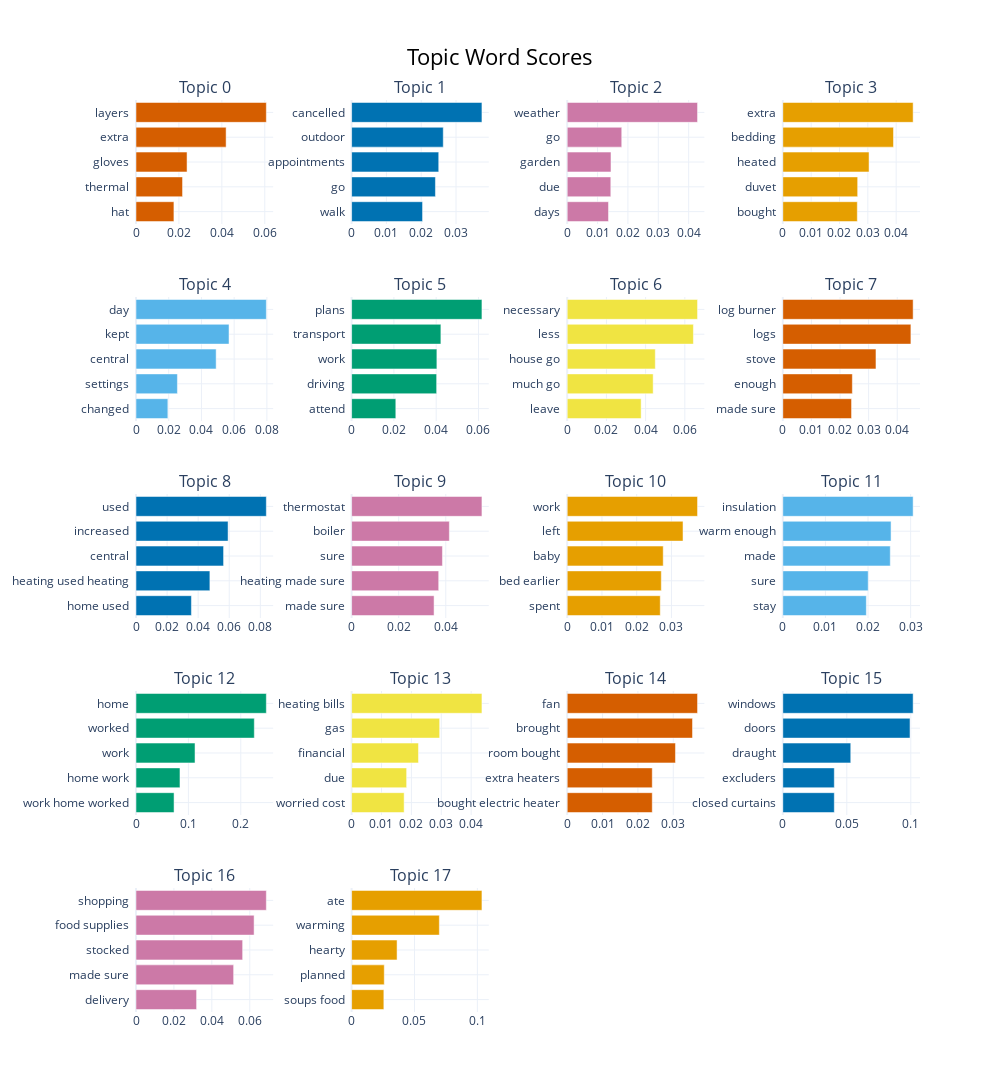

Notebook source saved alongside this figure:
### Code cell
number_of_topics = len(BERT_model.get_topic_info())
fig = BERT_model.visualize_barchart(top_n_topics=number_of_topics)
fig

### Figure 1 — Plotly figure (JSON) as saved in the notebook; plotly's stock layout.template omitted (floating-point values rounded to 4 significant figures)
{"data": [{"marker": {"color": "#D55E00"}, "orientation": "h", "type": "bar", "x": [0.01767, 0.02168, 0.02378, 0.04198, 0.06073], "xaxis": "x", "y": ["hat  ", "thermal  ", "gloves  ", "extra  ", "layers  "], "yaxis": "y"}, {"marker": {"color": "#0072B2"}, "orientation": "h", "type": "bar", "x": [0.02039, 0.02409, 0.02504, 0.02634, 0.03745], "xaxis": "x2", "y": ["walk  ", "go  ", "appointments  ", "outdoor  ", "cancelled  "], "yaxis": "y2"}, {"marker": {"color": "#CC79A7"}, "orientation": "h", "type": "bar", "x": [0.0136, 0.01436, 0.01442, 0.01796, 0.04292], "xaxis": "x3", "y": ["days  ", "due  ", "garden  ", "go  ", "weather  "], "yaxis": "y3"}, {"marker": {"color": "#E69F00"}, "orientation": "h", "type": "bar", "x": [0.02629, 0.02642, 0.03043, 0.03906, 0.04599], "xaxis": "x4", "y": ["bought  ", "duvet  ", "heated  ", "bedding  ", "extra  "], "yaxis": "y4"}, {"marker": {"color": "#56B4E9"}, "orientation": "h", "type": "bar", "x": [0.01948, 0.02532, 0.04899, 0.05685, 0.07966], "xaxis": "x5", "y": ["changed  ", "settings  ", "central  ", "kept  ", "day  "], "yaxis": "y5"}, {"marker": {"color": "#009E73"}, "orientation": "h", "type": "bar", "x": [0.02091, 0.04022, 0.04033, 0.04223, 0.06164], "xaxis": "x6", "y": ["attend  ", "driving  ", "work  ", "transport  ", "plans  "], "yaxis": "y6"}, {"marker": {"color": "#F0E442"}, "orientation": "h", "type": "bar", "x": [0.03771, 0.04385, 0.04494, 0.06438, 0.06649], "xaxis": "x7", "y": ["leave  ", "much go  ", "house go  ", "less  ", "necessary  "], "yaxis": "y7"}, {"marker": {"color": "#D55E00"}, "orientation": "h", "type": "bar", "x": [0.02403, 0.02431, 0.03257, 0.04478, 0.04556], "xaxis": "x8", "y": ["made sure  ", "enough  ", "stove  ", "logs  ", "log burner  "], "yaxis": "y8"}, {"marker": {"color": "#0072B2"}, "orientation": "h", "type": "bar", "x": [0.03566, 0.04755, 0.05635, 0.05925, 0.08387], "xaxis": "x9", "y": ["home used  ", "heating used heating  ", "central  ", "increased  ", "used  "], "yaxis": "y9"}, {"marker": {"color": "#CC79A7"}, "orientation": "h", "type": "bar", "x": [0.03503, 0.03699, 0.03858, 0.04152, 0.05536], "xaxis": "x10", "y": ["made sure  ", "heating made sure  ", "sure  ", "boiler  ", "thermostat  "], "yaxis": "y10"}, {"marker": {"color": "#E69F00"}, "orientation": "h", "type": "bar", "x": [0.02678, 0.02708, 0.02763, 0.03333, 0.03751], "xaxis": "x11", "y": ["spent  ", "bed earlier  ", "baby  ", "left  ", "work  "], "yaxis": "y11"}, {"marker": {"color": "#56B4E9"}, "orientation": "h", "type": "bar", "x": [0.0196, 0.02004, 0.02522, 0.02541, 0.03059], "xaxis": "x12", "y": ["stay  ", "sure  ", "made  ", "warm enough  ", "insulation  "], "yaxis": "y12"}, {"marker": {"color": "#009E73"}, "orientation": "h", "type": "bar", "x": [0.07267, 0.08397, 0.1127, 0.2259, 0.2489], "xaxis": "x13", "y": ["work home worked  ", "home work  ", "work  ", "worked  ", "home  "], "yaxis": "y13"}, {"marker": {"color": "#F0E442"}, "orientation": "h", "type": "bar", "x": [0.01758, 0.01841, 0.02237, 0.02945, 0.0436], "xaxis": "x14", "y": ["worried cost  ", "due  ", "financial  ", "gas  ", "heating bills  "], "yaxis": "y14"}, {"marker": {"color": "#D55E00"}, "orientation": "h", "type": "bar", "x": [0.02406, 0.02406, 0.03062, 0.03545, 0.03687], "xaxis": "x15", "y": ["bought electric heater  ", "extra heaters  ", "room bought  ", "brought  ", "fan  "], "yaxis": "y15"}, {"marker": {"color": "#0072B2"}, "orientation": "h", "type": "bar", "x": [0.04023, 0.04023, 0.05308, 0.09939, 0.1018], "xaxis": "x16", "y": ["closed curtains  ", "excluders  ", "draught  ", "doors  ", "windows  "], "yaxis": "y16"}, {"marker": {"color": "#CC79A7"}, "orientation": "h", "type": "bar", "x": [0.03196, 0.0515, 0.05625, 0.06229, 0.06875], "xaxis": "x17", "y": ["delivery  ", "made sure  ", "stocked  ", "food supplies  ", "shopping  "], "yaxis": "y17"}, {"marker": {"color": "#E69F00"}, "orientation": "h", "type": "bar", "x": [0.02565, 0.02597, 0.03616, 0.06976, 0.1036], "xaxis": "x18", "y": ["soups food  ", "planned  ", "hearty  ", "warming  ", "ate  "], "yaxis": "y18"}], "layout": {"annotations": [{"font": {"size": 16}, "showarrow": false, "text": "Topic 0", "x": 0.0875, "xanchor": "center", "xref": "paper", "y": 1.0, "yanchor": "bottom", "yref": "paper"}, {"font": {"size": 16}, "showarrow": false, "text": "Topic 1", "x": 0.3625, "xanchor": "center", "xref": "paper", "y": 1.0, "yanchor": "bottom", "yref": "paper"}, {"font": {"size": 16}, "showarrow": false, "text": "Topic 2", "x": 0.6375, "xanchor": "center", "xref": "paper", "y": 1.0, "yanchor": "bottom", "yref": "paper"}, {"font": {"size": 16}, "showarrow": false, "text": "Topic 3", "x": 0.9125, "xanchor": "center", "xref": "paper", "y": 1.0, "yanchor": "bottom", "yref": "paper"}, {"font": {"size": 16}, "showarrow": false, "text": "Topic 4", "x": 0.0875, "xanchor": "center", "xref": "paper", "y": 0.784, "yanchor": "bottom", "yref": "paper"}, {"font": {"size": 16}, "showarrow": false, "text": "Topic 5", "x": 0.3625, "xanchor": "center", "xref": "paper", "y": 0.784, "yanchor": "bottom", "yref": "paper"}, {"font": {"size": 16}, "showarrow": false, "text": "Topic 6", "x": 0.6375, "xanchor": "center", "xref": "paper", "y": 0.784, "yanchor": "bottom", "yref": "paper"}, {"font": {"size": 16}, "showarrow": false, "text": "Topic 7", "x": 0.9125, "xanchor": "center", "xref": "paper", "y": 0.784, "yanchor": "bottom", "yref": "paper"}, {"font": {"size": 16}, "showarrow": false, "text": "Topic 8", "x": 0.0875, "xanchor": "center", "xref": "paper", "y": 0.568, "yanchor": "bottom", "yref": "paper"}, {"font": {"size": 16}, "showarrow": false, "text": "Topic 9", "x": 0.3625, "xanchor": "center", "xref": "paper", "y": 0.568, "yanchor": "bottom", "yref": "paper"}, {"font": {"size": 16}, "showarrow": false, "text": "Topic 10", "x": 0.6375, "xanchor": "center", "xref": "paper", "y": 0.568, "yanchor": "bottom", "yref": "paper"}, {"font": {"size": 16}, "showarrow": false, "text": "Topic 11", "x": 0.9125, "xanchor": "center", "xref": "paper", "y": 0.568, "yanchor": "bottom", "yref": "paper"}, {"font": {"size": 16}, "showarrow": false, "text": "Topic 12", "x": 0.0875, "xanchor": "center", "xref": "paper", "y": 0.352, "yanchor": "bottom", "yref": "paper"}, {"font": {"size": 16}, "showarrow": false, "text": "Topic 13", "x": 0.3625, "xanchor": "center", "xref": "paper", "y": 0.352, "yanchor": "bottom", "yref": "paper"}, {"font": {"size": 16}, "showarrow": false, "text": "Topic 14", "x": 0.6375, "xanchor": "center", "xref": "paper", "y": 0.352, "yanchor": "bottom", "yref": "paper"}, {"font": {"size": 16}, "showarrow": false, "text": "Topic 15", "x": 0.9125, "xanchor": "center", "xref": "paper", "y": 0.352, "yanchor": "bottom", "yref": "paper"}, {"font": {"size": 16}, "showarrow": false, "text": "Topic 16", "x": 0.0875, "xanchor": "center", "xref": "paper", "y": 0.136, "yanchor": "bottom", "yref": "paper"}, {"font": {"size": 16}, "showarrow": false, "text": "Topic 17", "x": 0.3625, "xanchor": "center", "xref": "paper", "y": 0.136, "yanchor": "bottom", "yref": "paper"}], "height": 1250, "hoverlabel": {"bgcolor": "white", "font": {"family": "Rockwell", "size": 16}}, "showlegend": false, "title": {"font": {"color": "Black", "size": 22}, "text": "Topic Word Scores", "x": 0.5, "xanchor": "center", "yanchor": "top"}, "width": 1000, "xaxis": {"anchor": "y", "domain": [0, 0.175], "showgrid": true}, "xaxis10": {"anchor": "y10", "domain": [0.275, 0.45], "showgrid": true}, "xaxis11": {"anchor": "y11", "domain": [0.55, 0.725], "showgrid": true}, "xaxis12": {"anchor": "y12", "domain": [0.825, 1], "showgrid": true}, "xaxis13": {"anchor": "y13", "domain": [0, 0.175], "showgrid": true}, "xaxis14": {"anchor": "y14", "domain": [0.275, 0.45], "showgrid": true}, "xaxis15": {"anchor": "y15", "domain": [0.55, 0.725], "showgrid": true}, "xaxis16": {"anchor": "y16", "domain": [0.825, 1], "showgrid": true}, "xaxis17": {"anchor": "y17", "domain": [0, 0.175], "showgrid": true}, "xaxis18": {"anchor": "y18", "domain": [0.275, 0.45], "showgrid": true}, "xaxis19": {"anchor": "y19", "domain": [0.55, 0.725], "showgrid": true}, "xaxis2": {"anchor": "y2", "domain": [0.275, 0.45], "showgrid": true}, "xaxis20": {"anchor": "y20", "domain": [0.825, 1], "showgrid": true}, "xaxis3": {"anchor": "y3", "domain": [0.55, 0.725], "showgrid": true}, "xaxis4": {"anchor": "y4", "domain": [0.825, 1], "showgrid": true}, "xaxis5": {"anchor": "y5", "domain": [0, 0.175], "showgrid": true}, "xaxis6": {"anchor": "y6", "domain": [0.275, 0.45], "showgrid": true}, "xaxis7": {"anchor": "y7", "domain": [0.55, 0.725], "showgrid": true}, "xaxis8": {"anchor": "y8", "domain": [0.825, 1], "showgrid": true}, "xaxis9": {"anchor": "y9", "domain": [0, 0.175], "showgrid": true}, "yaxis": {"anchor": "x", "domain": [0.864, 1.0], "showgrid": true}, "yaxis10": {"anchor": "x10", "domain": [0.432, 0.568], "showgrid": true}, "yaxis11": {"anchor": "x11", "domain": [0.432, 0.568], "showgrid": true}, "yaxis12": {"anchor": "x12", "domain": [0.432, 0.568], "showgrid": true}, "yaxis13": {"anchor": "x13", "domain": [0.216, 0.352], "showgrid": true}, "yaxis14": {"anchor": "x14", "domain": [0.216, 0.352], "showgrid": true}, "yaxis15": {"anchor": "x15", "domain": [0.216, 0.352], "showgrid": true}, "yaxis16": {"anchor": "x16", "domain": [0.216, 0.352], "showgrid": true}, "yaxis17": {"anchor": "x17", "domain": [0, 0.136], "showgrid": true}, "yaxis18": {"anchor": "x18", "domain": [0, 0.136], "showgrid": true}, "yaxis19": {"anchor": "x19", "domain": [0, 0.136], "showgrid": true}, "yaxis2": {"anchor": "x2", "domain": [0.864, 1.0], "showgrid": true}, "yaxis20": {"anchor": "x20", "domain": [0, 0.136], "showgrid": true}, "yaxis3": {"anchor": "x3", "domain": [0.864, 1.0], "showgrid": true}, "yaxis4": {"anchor": "x4", "domain": [0.864, 1.0], "showgrid": true}, "yaxis5": {"anchor": "x5", "domain": [0.648, 0.784], "showgrid": true}, "yaxis6": {"anchor": "x6", "domain": [0.648, 0.784], "showgrid": true}, "yaxis7": {"anchor": "x7", "domain": [0.648, 0.784], "showgrid": true}, "yaxis8": {"anchor": "x8", "domain": [0.648, 0.784], "showgrid": true}, "yaxis9": {"anchor": "x9", "domain": [0.432, 0.568], "showgrid": true}}}
